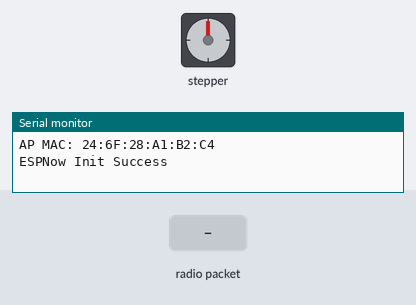
A sketch run on a simulated ESP32. Parts: stepper motor, the last lines printed to the serial monitor. The test bench sets the inputs (shaded band). WiFi joins after 1.5 s; servers stay silent unless stated; stepper angles assume 2048 steps per turn.

Above: at 0.1 s.
At 1.2 s:
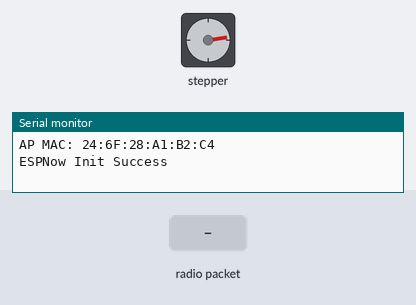
1.3 s: radio packet "1" arrives
At 1.65 s:
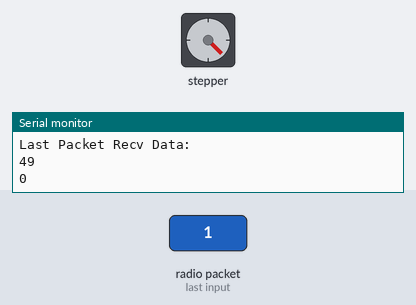
Timing chart, 0 to 16.3 s (numbered marks = the images above; inputs shaded):
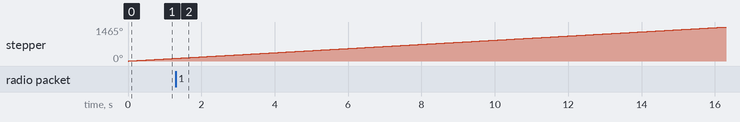

The sketch:

wifi_motor_esp.ino
```cpp
#include <Stepper.h>
#include <ESP32Servo.h>
#include <esp_now.h>
#include <WiFi.h>
#include <WiFiudp.h>

// Set the channel for ESP Now
#define MOTOR_CHANNEL 0

// FOR STEPPER 1
#define A1 25
#define B1 26
#define C1 27
#define D1 14

// FOR STEPPER 2
#define A2 17
#define B2 5
#define C2 18
#define D2 19

// FOR STEPPER 3
#define A3 32
#define B3 15
#define C3 4
#define D3 16

#define NUMBER_OF_STEPS_PER_REV 2048 // change this to fit the number of steps per revolution

Stepper myStepper1(NUMBER_OF_STEPS_PER_REV, A1, C1, B1, D1);
Stepper myStepper2(NUMBER_OF_STEPS_PER_REV, A2, C2, B2, D2);
Stepper myStepper3(NUMBER_OF_STEPS_PER_REV, A3, C3, B3, D3);

// // For UDP messaging
// const char * networkName = "Stairwell_1";
// const char * networkPswd = "Stairwell_1_Password";

// // Laptop IP
// const char * laptopudpAddress = "169.254.6.236";
// const int laptopudpPort = 8090;

// //Are we currently connected?
// boolean connected = false;

// //The udp library class
// WiFiUDP udp;

// byte command[27] = {0x20, 0x00, 0x00, 0x00, 0x16, 0x02, 0x62, 0x3A, 0xD5, 0xED, 0xA3, 0x01, 0xAE, 0x08, 0x2D, 0x46, 0x61, 0x41, 0xA7, 0xF6, 0xDC, 0xAF, 0xD3, 0xE6, 0x00, 0x00, 0x1E};


// Initialize ESP Now with fallback
void InitESPNow() {
  WiFi.disconnect();
  if (esp_now_init() == ESP_OK) {
    Serial.println("ESPNow Init Success");
  }
  else {
    Serial.println("ESPNow Init Failed");
    ESP.restart();
  }
}

// Configure AP SSID
void configDeviceAP() {
  const char *SSID = "Motor_1";
  bool result = WiFi.softAP(SSID, "Motor_1_Password", MOTOR_CHANNEL, 0);
  if (!result) {
    Serial.println("AP Config failed.");
  } else {
    Serial.println("AP Config Success. Broadcasting with AP: " + String(SSID));
  }
}

// Callback when data is received from Master
void OnDataRecv(const uint8_t *mac_addr, const uint8_t *data, int data_len) {
  char macStr[18];
  snprintf(macStr, sizeof(macStr), "%02x:%02x:%02x:%02x:%02x:%02x",
           mac_addr[0], mac_addr[1], mac_addr[2], mac_addr[3], mac_addr[4], mac_addr[5]);
  Serial.print("Last Packet Recv from: "); Serial.println(macStr);
  Serial.println("Last Packet Recv Data:"); Serial.println(*data);
  Serial.println(WiFi.RSSI());
  Serial.println("");

  //Send a packet to laptop with distance and piezo values
  // udp.beginPacket(laptopudpAddress,laptopudpPort);
  // udp.print(String(WiFi.RSSI()));
  // udp.endPacket();
  // Serial.println("Sent UDP Message");
}

void setup(){

  // FOR STEPPER
  // set the speed at 5 rpm
//  myStepper1.setSpeed(20);
//  myStepper2.setSpeed(20);
  myStepper3.setSpeed(15);


  Serial.begin(115200);

  // For WiFi
  //Set device in AP mode to begin with
  WiFi.mode(WIFI_AP);
  // configure device AP mode
  configDeviceAP();
  // This is the mac address of the Slave in AP Mode
  Serial.print("AP MAC: "); Serial.println(WiFi.softAPmacAddress());

  // // Set up WiFi as station connected to Stairwell Head
  // WiFi.begin(networkName, networkPswd);

  // while (WiFi.status() != WL_CONNECTED) {
  //   delay(500);
  //   Serial.println("Connecting to WiFi..");
  // }

  // Serial.print("ESP32 IP as soft AP: ");
  // Serial.println(WiFi.softAPIP());

  // Serial.print("ESP32 IP on the WiFi network: ");
  // Serial.println(WiFi.localIP());

  // Initialize ESPNow with a fallback logic
  InitESPNow();

  // Once ESPNow is successfully initialized, we will register for recv CB to
  // get recv packer info.
  esp_now_register_recv_cb(OnDataRecv);


}

int count = 0;
void loop(){

  int x = 5;

  // The number of revoluations until the spool hits the bottom
  int numRevsToBottom = 20;

  // Spin the stepper motor x * 360 deg
  for (int i = 0; i < NUMBER_OF_STEPS_PER_REV * x * numRevsToBottom; i++) {
    myStepper3.step(1);
  }
  delay(5000);
  for (int i = 0; i < NUMBER_OF_STEPS_PER_REV * x * numRevsToBottom; i++) {
    myStepper3.step(-1);
  }
  count++;
  Serial.println(count);


}
```
